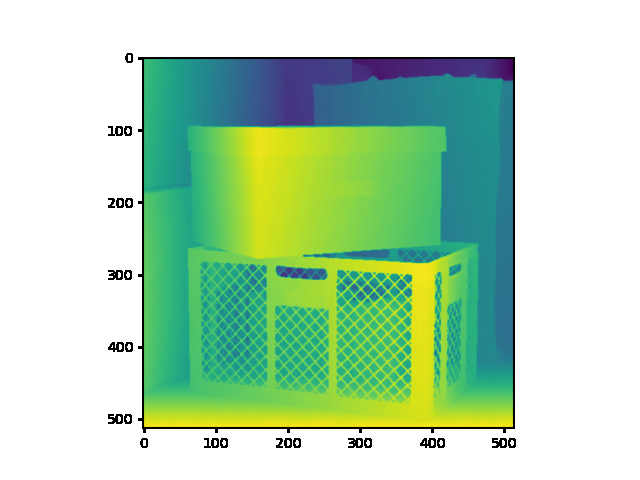
#> input picture test_result/2023-04-24/boxes_pred_095123.png, 640 x 480 px, given in place of boxes_gt_disp.png, which was not available
$ python ssim.py
#> lines starting #> are read from the running program, lines starting #| are printed output that depends on the picture; pictures that were not available may be replaced by others from this repository, and a replacement may not be noted
import cv2
from skimage.metrics import structural_similarity as ssim

# Load the two input images
imageA = cv2.imread(f'GT/boxes_gt_disp.png')
#> imageA is the input picture: shape (480, 640, 3); mean B, G, R 182.8, 215.6, 179.3
imageB = cv2.imread(f'test_result/2023-04-24/boxes_depth_095123.png')
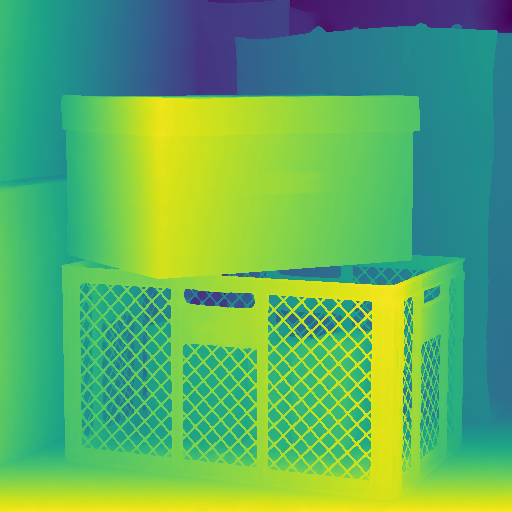
#> input picture test_result/2023-04-24/boxes_depth_095123.png, 512 x 512 px
#> imageB is the input picture: shape (512, 512, 3); mean B, G, R 100, 174.1, 94.5

# Convert the images to grayscale
grayA = cv2.cvtColor(imageA, cv2.COLOR_BGR2GRAY)
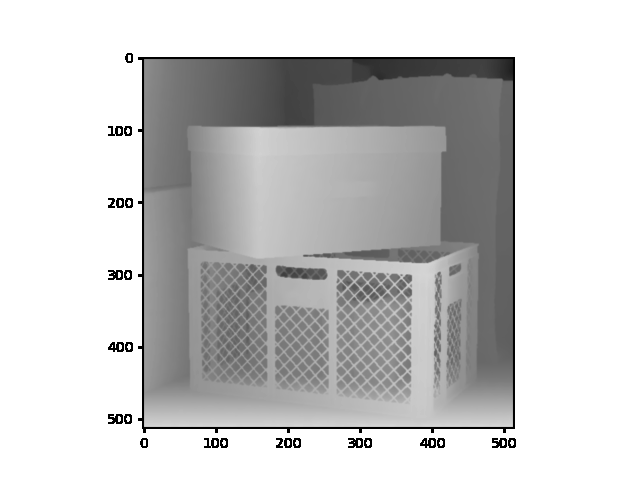
#> grayA: shape (480, 640); min 0, max 255, mean 201
grayB = cv2.cvtColor(imageB, cv2.COLOR_BGR2GRAY)
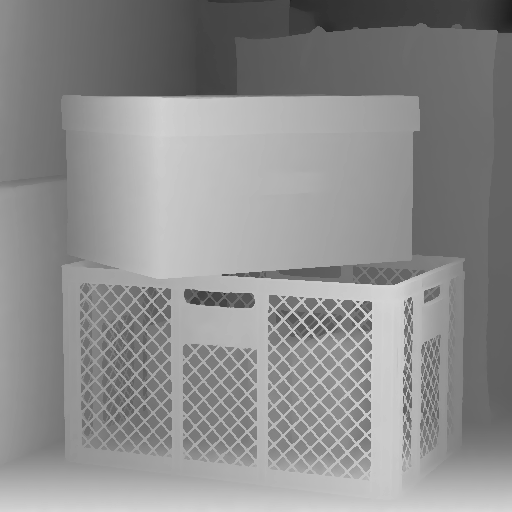
#> grayB: shape (512, 512); min 30, max 215, mean 141.8

# Compute the Structural Similarity Index (SSIM) between the two
# images, ensuring that the difference image is returned
#> (the run stopped early here; a loop or call above may not have finished)
